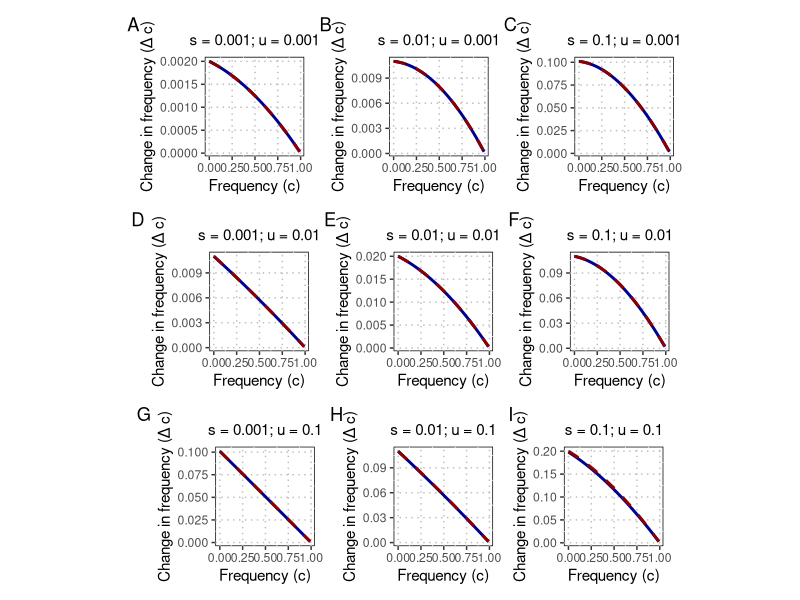
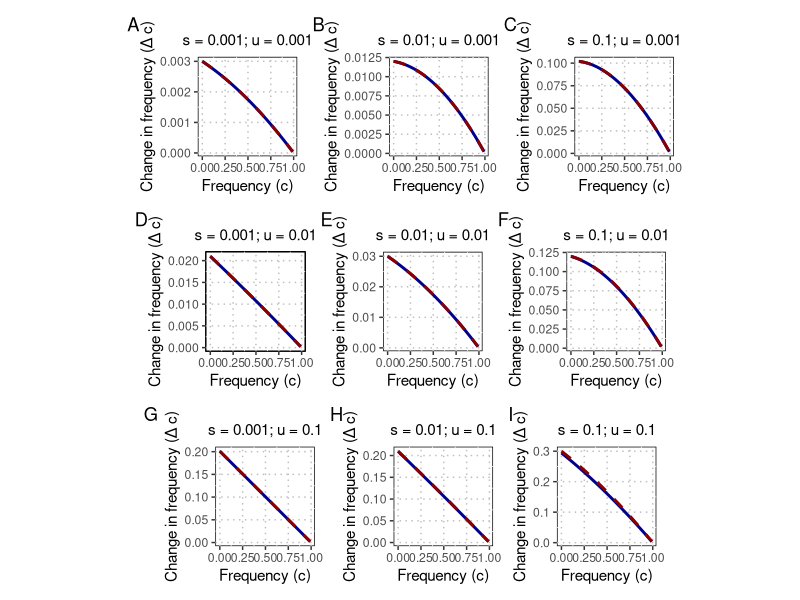
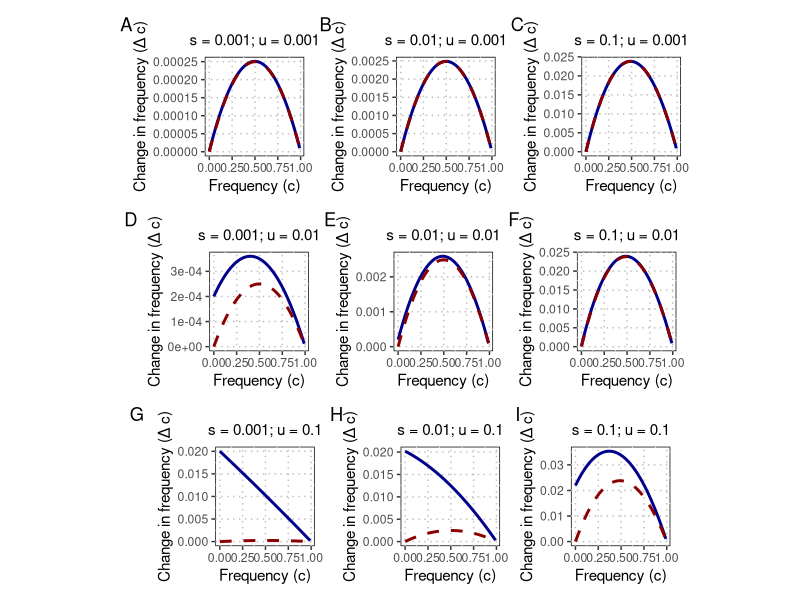

Write the R code that produced these figures, in order.
# Exact versus approx.
# Load required packages
library(ggplot2)
library(gridExtra)
library(patchwork)


# deltaC haploid

delta_c_h <- function(c=0, u=0.01, s=0.1, approx = FALSE){
  if(approx==FALSE){
    return(((1-c)*u+(1-c^2-c*(1-c)*u)*s)/(1+(c+(1-c)*u)*s))
  }else if(approx==TRUE){
    return(((1-c)*u+(1-c^2)*s)/(1+c*s))
  }else{
    return("Not TRUE/FALSE in 'approx' value.")
  }
}

plots <- list()
for(custom_u in c(0.001, 0.01, 0.1)){
  for(custom_s in c(0.001, 0.01, 0.1)){  
    c_exact_approx <- data.frame(c = seq(0,0.99, 0.01), exact = delta_c_h(c=seq(0,0.99, 0.01), u = custom_u, s = custom_s, approx = FALSE), approx = delta_c_h(c=seq(0,0.99, 0.01), u = custom_u, s = custom_s, approx = TRUE))
    plot_temp <- ggplot() +
    geom_line(data = c_exact_approx, aes(x = c, y = exact), linewidth = 1, linetype = "solid", color = "darkblue") +
    geom_line(data = c_exact_approx, aes(x = c, y = approx), linewidth = 1, linetype = "dashed", color = "darkred") + 
    labs(x = "Frequency (c)", y = "Change in frequency (\u0394 c)") +
     scale_color_manual(values = c("Exact" = "blue", "Approximation" = "red"),
                        name = "Genotypes",
                        labels = c("Aa + aa h=1" = "a", "a" = "Aa + aa h=1"),
                        guide = guide_legend(override.aes = list(linetype = c("solid", "dashed"))))+
#      theme_gray(base_size = 15) +
    theme(plot.title = element_text(size=11)) +
    theme(panel.background = element_rect(fill = 'white', color = 'black'),
          panel.grid.major = element_line(color = 'grey', linetype = 'dotted'),) + 
    labs(title = paste("s = ", custom_s, "; u = ", custom_u, sep = ""), tag = "b") +
    theme(plot.title = element_text(hjust = 0.5),
          plot.tag = element_text()) +
    theme(legend.position = c(0.5, 0.25),
        legend.background = element_rect(fill = "white", color = "black")) +
    theme(aspect.ratio=3/3)
    # Add plot to the list
    plots[[length(plots) + 1]] <- plot_temp
  }
}
ggsave(filename = "plots/Supplementary_Figure_1.png", plot  = (plots[[1]] + plots[[2]] + plots[[3]]) / (plots[[4]] + plots[[5]] + plots[[6]]) / (plots[[7]] + plots[[8]] + plots[[9]]) + plot_annotation(tag_levels = "A"))



# C diploid dominant

delta_c_d <- function(c=0, u=0.01, s=0.1, approx = FALSE){
  if(approx==FALSE){
    return((2*(1-c)*u+(1-c^2-c*2*(1-c)*u)*s)/(1+(c+2*(1-c)*u)*s))
  }else if(approx==TRUE){
    return((2*(1-c)*u+(1-c^2)*s)/(1+c*s))
  }else{
    return("Not TRUE/FALSE in 'approx' value.")
  }
}


plots <- list()
for(custom_u in c(0.001, 0.01, 0.1)){
  for(custom_s in c(0.001, 0.01, 0.1)){
    c_exact_approx <- data.frame(c = seq(0,0.99, 0.01), exact = delta_c_d(c=seq(0,0.99, 0.01), u = custom_u, s = custom_s, approx = FALSE), approx = delta_c_d(c=seq(0,0.99, 0.01), u = custom_u, s = custom_s, approx = TRUE))
    plot_temp <- ggplot() +
    geom_line(data = c_exact_approx, aes(x = c, y = exact), linewidth = 1, linetype = "solid", color = "darkblue") +
    geom_line(data = c_exact_approx, aes(x = c, y = approx), linewidth = 1, linetype = "dashed", color = "darkred") + 
    labs(x = "Frequency (c)", y = "Change in frequency (\u0394 c)") +
     scale_color_manual(values = c("Exact" = "blue", "Approximation" = "red"),
                        name = "Genotypes",
                        labels = c("Aa + aa h=1" = "a", "a" = "Aa + aa h=1"),
                        guide = guide_legend(override.aes = list(linetype = c("solid", "dashed"))))+
#      theme_gray(base_size = 15) +
    theme(plot.title = element_text(size=11)) +
    theme(panel.background = element_rect(fill = 'white', color = 'black'),
          panel.grid.major = element_line(color = 'grey', linetype = 'dotted'),) + 
    labs(title = paste("s = ", custom_s, "; u = ", custom_u, sep = ""), tag = "b") +
    theme(plot.title = element_text(hjust = 0.5),
          plot.tag = element_text()) +
    theme(legend.position = c(0.5, 0.25),
        legend.background = element_rect(fill = "white", color = "black")) +
    theme(aspect.ratio=3/3)
  
  # Add plot to the list
  plots[[length(plots) + 1]] <- plot_temp
    }
}
ggsave(filename = "plots/Supplementary_Figure_2.png", plot  = (plots[[1]] + plots[[2]] + plots[[3]]) / (plots[[4]] + plots[[5]] + plots[[6]]) / (plots[[7]] + plots[[8]] + plots[[9]]) + plot_annotation(tag_levels = "A"))



# C diploid recessive

delta_c_dr <- function(c=0, u=0.01, s=0.1, approx = FALSE){
  if(approx==FALSE){
    return((2*u^2*(1-c)+(c-c^2+2*u^2-4*c*u^2+2*c^2*u^2)*s)/(1+(c+2*u^2*(1-c))*s))
  }else if(approx==TRUE){
    return((c*(1-c)*s)/(1+c*s))
  }else{
    return("Not TRUE/FALSE in 'approx' value.")
  }
}


plots <- list()
for(custom_u in c(0.001, 0.01, 0.1)){
  for(custom_s in c(0.001, 0.01, 0.1)){
    c_exact_approx <- data.frame(c = seq(0,0.99, 0.01), exact = delta_c_dr(c=seq(0,0.99, 0.01), u = custom_u, s = custom_s, approx = FALSE), approx = delta_c_dr(c=seq(0,0.99, 0.01), u = custom_u, s = custom_s, approx = TRUE))
    plot_temp <- ggplot() +
    geom_line(data = c_exact_approx, aes(x = c, y = exact), linewidth = 1, linetype = "solid", color = "darkblue") +
    geom_line(data = c_exact_approx, aes(x = c, y = approx), linewidth = 1, linetype = "dashed", color = "darkred") + 
    labs(x = "Frequency (c)", y = "Change in frequency (\u0394 c)") +
     scale_color_manual(values = c("Exact" = "blue", "Approximation" = "red"),
                        name = "Genotypes",
                        labels = c("Aa + aa h=1" = "a", "a" = "Aa + aa h=1"),
                        guide = guide_legend(override.aes = list(linetype = c("solid", "dashed"))))+
#      theme_gray(base_size = 15) +
    theme(plot.title = element_text(size=11)) +
    theme(panel.background = element_rect(fill = 'white', color = 'black'),
          panel.grid.major = element_line(color = 'grey', linetype = 'dotted'),) + 
    labs(title = paste("s = ", custom_s, "; u = ", custom_u, sep = ""), tag = "b") +
    theme(plot.title = element_text(hjust = 0.5),
          plot.tag = element_text()) +
    theme(legend.position = c(0.5, 0.25),
        legend.background = element_rect(fill = "white", color = "black")) +
    theme(aspect.ratio=3/3)
  
  # Add plot to the list
  plots[[length(plots) + 1]] <- plot_temp
    }
}
ggsave(filename = "plots/Supplementary_Figure_3.png", plot  = (plots[[1]] + plots[[2]] + plots[[3]]) / (plots[[4]] + plots[[5]] + plots[[6]]) / (plots[[7]] + plots[[8]] + plots[[9]]) + plot_annotation(tag_levels = "A"))







q()
